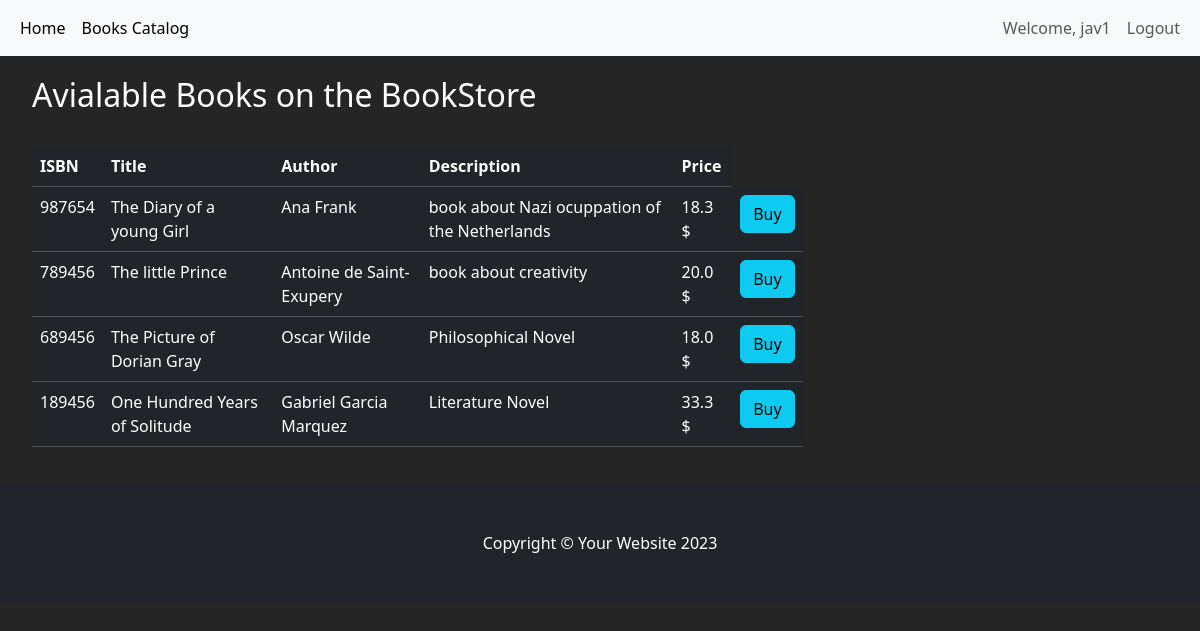
The app's page /catalog (signed in) with its own data.
### books_ecommerce/models.py (models this page shows, shortened)
class Users(db.Model, UserMixin):
    id = db.Column(db.Integer, primary_key=True)
    username = db.Column(db.String(100), unique=True)
    password_hash = db.Column(db.String(100))
    email = db.Column(db.String(100), unique=True)
    budget = db.Column(db.Float, default=100)

class Books(db.Model):
    isbn = db.Column(db.String(10), primary_key=True)
    title = db.Column(db.String(100))
    author = db.Column(db.String(100))
    description = db.Column(db.String(1000))
    amount = db.Column(db.Integer)
    price = db.Column(db.Float)

### books_ecommerce/routes.py (the view, shortened to what this page needs)
@app.route('/catalog', methods=['GET', 'POST'])
def catalog():
    purchaseForm = PurchaseBookForm() #create a PurchaseBookForm object
    print("Entrando a ruta")
    if request.method == 'GET': #if the request method is GET, the form was not submitted and the user wants to view the catalog
        books = Books.query.all() #query the Books table and retrieve all books
        return render_template('catalog.html', purchaseForm=purchaseForm, books=books) #render the catalog template and pass the books variable to it

### books_ecommerce/models.py (called while the page is built)
@login_manager.user_loader
def load_user(user_id):
    return Users.query.get(int(user_id))

### books_ecommerce/templates/catalog.html (shortened to what this page needs)
{% extends "base.html"%}
{% block content %}
<div class="row" style="margin-top:20px; margin-left:20px">
   <div class="col-8">
      <h2>Avialable Books on the BookStore</h2>
      <br>
    <table class="table table-hover table-dark">
       <thead>
          <tr>
             <th scope="col">ISBN</th>
             <th scope="col">Title</th>
             <th scope="col">Author</th>
             <th scope="col">Description</th>
             <th scope="col">Price</th>
          </tr>
       </thead>
       <tbody>
         {% for book in books %}
         <tr>
            <td> {{ book.isbn }} </td>
            <td> {{ book.title }} </td>
            <td> {{ book.author }} </td>
            <td> {{ book.description }} </td>
            <td> {{ book.price }} $ </td>
            <td>
               <button type="button" class="btn btn-info" data-bs-toggle="modal" data-bs-target="#Modal-PurchaseConfirm-{{book.isbn}}"> Buy </button>
         </tr>
         {% endfor %}
      </tbody>
    </table>
   </div>
</div>
{%endblock%}

### books_ecommerce/templates/base.html (shortened to what this page needs)
<!DOCTYPE html>
<html lang="en">
    <head>
        <link href="https://cdn.jsdelivr.net/npm/bootstrap@5.3.3/dist/css/bootstrap.min.css" rel="stylesheet">
        <link href="{{ url_for('static', filename='css/styles.css')}}" rel="stylesheet" />
    </head>
    <body>
        <nav class="navbar navbar-expand-lg bg-body-tertiary">
            <div class="container-fluid">
              <div class="collapse navbar-collapse" id="navbarSupportedContent">
                <ul class="navbar-nav me-auto mb-2 mb-lg-0">
                  <li class="nav-item">
                    <a class="nav-link active" aria-current="page" href="{{ url_for('home')}}">Home</a>
                  </li>
                  <li class="nav-item">
                    <a class="nav-link active" href="{{ url_for('catalog')}}">Books Catalog</a>
                  </li>
                </ul>
                  {% if current_user.is_authenticated %}
                    <ul class="navbar-nav">
                        <li class="nav-item">
                            <a class="nav-link">Welcome, {{ current_user.username }}</a>
                        </li>
                        <li class="nav-item">
                            <a class="nav-link" href="{{ url_for('logout')}}">Logout</a>
                        </li>
                    </ul>
                {% endif %}
              </div>
            </div>
          </nav>
        {% block content%}
        {% endblock %}
        <footer class="py-5 bg-dark" style="margin-top:20px">
            <div class="container"><p class="m-0 text-center text-white">Copyright &copy; Your Website 2023</p></div>
        </footer>
    </body>
</html>

### books_ecommerce/static/css/styles.css (style rules this page uses)
body { background-color: #252525; color: white; }

### records on screen
Users: username "jav1"
Books: isbn "987654", title "The Diary of a young Girl", author "Ana Frank", description "book about Nazi ocuppation of the Netherlands", price "18.3"
Books: isbn "789456", title "The little Prince", author "Antoine de Saint-Exupery", description "book about creativity", price "20.0"
Books: isbn "689456", title "The Picture of Dorian Gray", author "Oscar Wilde", description "Philosophical Novel", price "18.0"
Books: isbn "189456", title "One Hundred Years of Solitude", author "Gabriel Garcia Marquez", description "Literature Novel", price "33.3"
